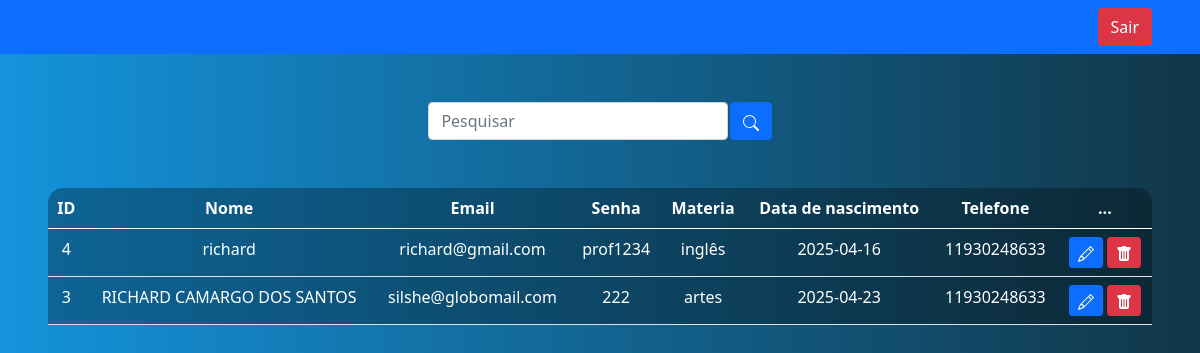
The app's page /view/cadastrados_professores.php with its own data.
### tables this page shows
CREATE TABLE `professor` (
  `id` int(11) NOT NULL,
  `nome` varchar(255) NOT NULL,
  `email` varchar(255) DEFAULT NULL,
  `senha` varchar(255) DEFAULT NULL,
  `materia` varchar(255) DEFAULT NULL,
  `dataNasc` date DEFAULT NULL,
  `nivelAcesso` varchar(50) DEFAULT 'professor',
  `telefone` varchar(20) DEFAULT NULL,
  `id_inst` int(11) DEFAULT NULL
);

### model/Professor.class.php (called while the page is built, shortened)
<?php
class Professor
{
    private $pdo;
    function __construct()
    {
        $dns = "mysql:dbname=leveluptest;host=localhost";
        $dbUser = "root";
        $dbPass = "";
        try {
            $this->pdo = new PDO($dns, $dbUser, $dbPass);
            return true;
        } catch (\Throwable $th) {
            return false;
        }
    }
    public function listarTodosProfessores()
    {
        $sql = "SELECT * FROM professor ORDER BY id DESC";
        $stmt = $this->pdo->prepare($sql);
        $stmt->execute();
        if($stmt->rowCount() > 0){
            return $stmt->fetchAll(PDO::FETCH_ASSOC);
        } else {
            return array();
        }
    }
}

### view/cadastrados_professores.php (the view, shortened to what this page needs)
<?php
    require '../model/Professor.class.php';
    $professor = new Professor();
    $pdo = $professor->getPdo();
    if(!empty($_GET['search'])) {
        $data = $_GET['search'];
        $sql = "SELECT * FROM professor WHERE
        id LIKE :search
        OR nome     LIKE :search
        OR email    LIKE :search
        OR senha    LIKE :search
        OR materia  LIKE :search
        OR dataNasc LIKE :search
        OR telefone LIKE :search
        ORDER BY id DESC";
        $stmt = $pdo->prepare($sql);
        $param = "%$data%";
        $stmt->bindParam(':search', $param);
        $stmt->execute();
        $result = $stmt->fetchAll(PDO::FETCH_ASSOC);
    } else {
        $result = $professor->listarTodosProfessores();
    }
?>
<!DOCTYPE html>
<html lang="en">
<head>
    <link href="https://cdn.jsdelivr.net/npm/bootstrap@5.0.2/dist/css/bootstrap.min.css" rel="stylesheet">
</head>
<body>
<nav class="navbar navbar-expand-lg navbar-dark bg-primary">
        <div class="d-flex">
            <a href="sair.php" class="btn btn-danger me-5">Sair</a>
        </div>
    </nav>
    <br>
    <br>
    <div class="box-search">
        <input type="search" class="form-control w-25" placeholder="Pesquisar" id="pesquisar">
        <button class="btn btn-primary" onClick="searchData()">
        <svg xmlns="http://www.w3.org/2000/svg" width="16" height="16" fill="currentColor" class="bi bi-search" viewBox="0 0 16 16">
  <path d="M11.742 10.344a6.5 6.5 0 1 0-1.397 1.398h-.001q.044.06.098.115l3.85 3.85a1 1 0 0 0 1.415-1.414l-3.85-3.85a1 1 0 0 0-.115-.1zM12 6.5a5.5 5.5 0 1 1-11 0 5.5 5.5 0 0 1 11 0"/>
</svg>
        </button>
    </div>
    <div class="m-5">
    <table class="table text-white table-bg">
  <thead>
    <tr>
      <th scope="col">ID</th>
      <th scope="col">Nome</th>
      <th scope="col">Email</th>
      <th scope="col">Senha</th>
      <th scope="col">Materia</th>
      <th scope="col">Data de nascimento</th>
      <th scope="col">Telefone</th>
      <th scope="col">...</th>
    </tr>
  </thead>
  <tbody>
    <?php
        foreach($result as $user_data) {
            echo "<tr>";
            echo "<td>" .$user_data['id']."</td>" ;
            echo "<td>" .$user_data['nome']."</td>" ;
            echo "<td>" .$user_data['email']."</td>" ;
            echo "<td>" .$user_data['senha']."</td>" ;
            echo "<td>" .$user_data['materia']."</td>" ;
            echo "<td>" .$user_data['dataNasc']."</td>" ;
            echo "<td>" .$user_data['telefone']."</td>" ;
            echo "<td>
             <a class='btn btn-sm btn-primary' href='edit.php?id={$user_data['id']}'>
             <svg xmlns='http://www.w3.org/2000/svg' width='16' height='16' fill='currentColor' class='bi bi-pencil' viewBox='0 0 16 16'>
            <path d='M12.146.146a.5.5 0 0 1 .708 0l3 3a.5.5 0 0 1 0 .708l-10 10a.5.5 0 0 1-.168.11l-5 2a.5.5 0 0 1-.65-.65l2-5a.5.5 0 0 1 .11-.168zM11.207 2.5 13.5 4.793 14.793 3.5 12.5 1.207zm1.586 3L10.5 3.207 4 9.707V10h.5a.5.5 0 0 1 .5.5v.5h.5a.5.5 0 0 1 .5.5v.5h.293zm-9.761 5.175-.106.106-1.528 3.821 3.821-1.528.106-.106A.5.5 0 0 1 5 12.5V12h-.5a.5.5 0 0 1-.5-.5V11h-.5a.5.5 0 0 1-.468-.325'/>
            </svg>
            </a>
            <a class='btn btn-sm btn-danger' href='delete.php?id={$user_data['id']}'>
            <svg xmlns='http://www.w3.org/2000/svg' width='16' height='16' fill='currentColor' class='bi bi-trash-fill' viewBox='0 0 16 16'>
            <path d='M2.5 1a1 1 0 0 0-1 1v1a1 1 0 0 0 1 1H3v9a2 2 0 0 0 2 2h6a2 2 0 0 0 2-2V4h.5a1 1 0 0 0 1-1V2a1 1 0 0 0-1-1H10a1 1 0 0 0-1-1H7a1 1 0 0 0-1 1zm3 4a.5.5 0 0 1 .5.5v7a.5.5 0 0 1-1 0v-7a.5.5 0 0 1 .5-.5M8 5a.5.5 0 0 1 .5.5v7a.5.5 0 0 1-1 0v-7A.5.5 0 0 1 8 5m3 .5v7a.5.5 0 0 1-1 0v-7a.5.5 0 0 1 1 0'/>
            </svg>
            </a>
            </td>";
            echo "</tr>";
        }
    ?>
  </tbody>
</table>
    </div>
</body>
</html>

### view/cadastrados_professores.php (style rules this page uses)
body { background: linear-gradient(to right, rgb(20, 147, 220), rgb(17, 54, 71)); color: white; text-align: center; }
.table-bg { background: rgba(0,0,0,0.3); border-radius: 15px 15px 0 0; }
.box-search { display: flex; justify-content: center; gap: .1%; }

### records on screen
professor: id "4", nome "richard", email "richard@gmail.com", senha "prof1234", materia "inglês", dataNasc "2025-04-16", telefone "11930248633"
professor: id "3", nome "RICHARD CAMARGO DOS SANTOS", email "silshe@globomail.com", senha "222", materia "artes", dataNasc "2025-04-23", telefone "11930248633"
